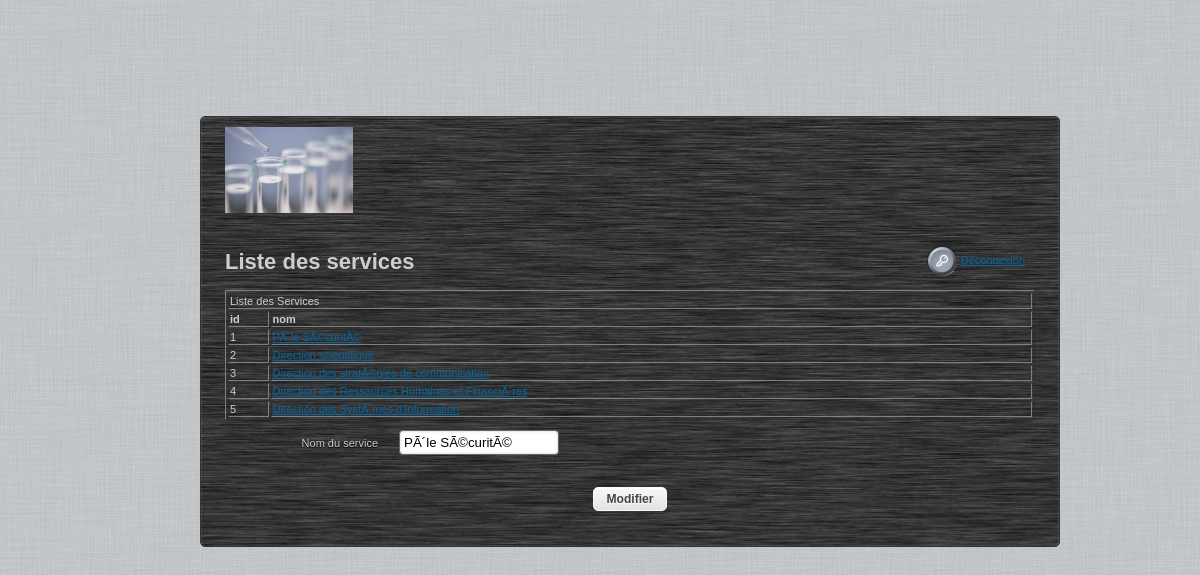
Screenshot of /ihm/admin/gestion.php?page=a28_service&id=1 (signed in) with the database file from the repository.
### tables this page shows
CREATE TABLE IF NOT EXISTS `a28_service` (
  `id` int(10) unsigned NOT NULL,
  `nom` varchar(256) NOT NULL
);

### ihm/classes_inc.php (the view, shortened to what this page needs)
<?php
class requete{
	var $flag;
	function requete($input, $flag){
		$this->flag=$flag;
		$this->req=mysql_query($input) or die($flag.' : '.mysql_error());
		$x=strpos($input, ' ');
		return $this->req;
	}
	function liste_tableau($result, $table, $attributs){
		$titre=$this->flag;
		$s=$this->requete('SHOW COLUMNS FROM `'.$table.'`', 'autres colonnes');
		$colspan=mysql_num_rows($s);
		$liste='<table '.$attributs.'><tr><td colspan="'.$colspan.'">'.$titre.'</td></tr>';
		$liste.='<tr style="font-weight:bold">';
		while($colonne=mysql_fetch_row($s)){
			if($colonne[0]!='id_'.$table){
				$liste.='<td>'.$colonne[0].'</td>';
			}
		}
		$liste.='</tr>';
		if(0==mysql_num_rows($result)){
			$liste.='<tr><td colspan="'.$colspan.'">Liste vide</td></tr>';
		}
		else{
			while($o=mysql_fetch_row($result)){
				$liste.='<tr>';
				$liste.='<td>'.$o[0].'</td>';
				$liste.='<td><a href="gestion.php?page='.$table.'&id='.$o[0].'">'.$o[1].'</a></td>';
				$liste.='</tr>';
			}
		}
		$liste.='</table>';
		return $liste;
	}
}
?>

### ihm/admin/a28_service_inc.php (shortened to what this page needs)
<?php
$oServices=new requete('SELECT `id`, `nom`  FROM `a28_service`','Liste des Services');
$sNomService="";
$sActionBouton="Ajouter";
if(!empty($_GET['id'])){
	$oServiceEdit=new requete('SELECT `id`, `nom`  FROM `a28_service` WHERE `id`="'.$_GET['id'].'"','Service à modifier');
	while($oServiceDetail=mysql_fetch_object($oServiceEdit->req)){
		$sNomService=$oServiceDetail->nom;
	}
	$sActionBouton="Modifier";
}
?>
<h1>Liste des services</h1>
	<?php
		$sTableau=$oServices->liste_tableau($oServices->req, 'a28_service', 'border="1"');
		echo $sTableau;
	?>
<form name="form" action="editService.php" method="post">
	<table>
		<tbody>
			<tr>
				<td class="title">
					<label for="_service">Nom du service</label>
				</td>
				<td class="input">
					<input name="_nomService" id="_nomService" size="40" autocapitalize="off" autocomplete="off" type="text" value="<?php echo($sNomService); ?>">
				</td>
			</tr>
		</tbody>
	</table>
	<p class="formbuttons"><input class="button mainaction" value="<?php echo($sActionBouton); ?>" type="submit"></p>
</form>

### ihm/login_fichiers/styles.css (style rules this page uses)
body { font-family: "Lucida Grande", Verdana, Arial, Helvetica, sans-serif; font-size: 11px; color: #333; background: url(images/linen.jpg) repeat #d1d5d8; margin: 0; }
a { color: #0069a6; }
input[type="text"], input[type="password"], textarea { margin: 0; padding: 4px; border: 1px solid #b2b2b2; border-radius: 4px; box-shadow: inset 0 0 2px 1px rgba(0,0,0, 0.1); -moz-box-shadow: inset 0 0 2px 1px rgba(0,0,0, 0.1); -webkit-box-shadow: inset 0 0 2px 1px rgba(0,0,0, 0.1); -o-box-shadow: inset 0 0 2px 1px rgba(0,0,0, 0.1); }
input.button { display: inline-block; margin: 0 2px; padding: 2px 5px; color: #525252; text-shadow: 0px 1px 1px #fff; border: 1px solid #c0c0c0; border-radius: 4px; background: #f7f7f7; background: -moz-linear-gradient(top, #f9f9f9 0%, #e6e6e6 100%); background: -webkit-gradient(linear, left top, left bottom, color-stop(0%,#f9f9f9), color-stop(100%,#e6e6e6)); background: -o-linear-gradient(top, #f9f9f9 0%, #e6e6e6 100%); background: -ms-linear-gradient(top, #f9f9f9 0%, #e6e6e6 100%); background: linear-gradient(top, #f9f9f9 0%, #e6e6e6 100%); box-shadow: 0 1px 1px 0 rgba(140, 140, 140, 0.3); -o-box-shadow: 0 1px 1px 0 rgba(140, 140, 140, 0.3); -webkit-box-shadow: 0 1px 1px 0 rgba(140, 140, 140, 0.3); -moz-box-shadow: 0 1px 1px 0 rgba(140, 140, 140, 0.3); text-decoration: none; outline: none; }
.formbuttons input.button { color: #ddd; font-size: 110%; text-shadow: 0px 1px 1px #333; padding: 4px 12px; border-color: #465864; border-radius: 5px; background: #7a7b7d; background: -moz-linear-gradient(top, #7b7b7b 0%, #606060 100%); background: -webkit-gradient(linear, left top, left bottom, color-stop(0%,#7b7b7b), color-stop(100%,#606060)); background: -o-linear-gradient(top, #7b7b7b 0%, #606060 100%); background: -ms-linear-gradient(top, #7b7b7b 0%, #606060 100%); background: linear-gradient(top, #7b7b7b 0%, #606060 100%); box-shadow: 0 1px 1px 0 #ccc, inset 0 1px 0 0 #888; -o-box-shadow: 0 1px 1px 0 #ccc, inset 0 1px 0 0 #888; -webkit-box-shadow: 0 1px 1px 0 #ccc, inset 0 1px 0 0 #888; -moz-box-shadow: 0 1px 1px 0 #ccc, inset 0 1px 0 0 #888; }
input.button.mainaction { color: #ededed; text-shadow: 0px 1px 1px #333; border-color: #1f262c; background: #505050; background: -moz-linear-gradient(top, #505050 0%, #2a2e31 100%); background: -webkit-gradient(linear, left top, left bottom, color-stop(0%,#505050), color-stop(100%,#2a2e31)); background: -o-linear-gradient(top, #505050 0%, #2a2e31 100%); background: -ms-linear-gradient(top, #505050 0%, #2a2e31 100%); background: linear-gradient(top, #505050 0%, #2a2e31 100%); box-shadow: inset 0 1px 0 0 #777; -moz-box-shadow: inset 0 1px 0 0 #777; -webkit-box-shadow: inset 0 1px 0 0 #777; -o-box-shadow: inset 0 1px 0 0 #777; }
input.mainaction { font-weight: bold; }
label { display:block; width:150px; }
#login-form td.input { width: 80%; padding: 8px; }
#login-form input[type="text"], #login-form input[type="password"] { width: 150px; border-color: #666; }
#login-form input.button { color: #444; text-shadow: 0px 1px 1px #fff; border-color: #f9f9f9; background: #f9f9f9; background: -moz-linear-gradient(top, #f9f9f9 0%, #e2e2e2 100%); background: -webkit-gradient(linear, left top, left bottom, color-stop(0%,#f9f9f9), color-stop(100%,#e2e2e2)); background: -o-linear-gradient(top, #f9f9f9 0%, #e2e2e2 100%); background: -ms-linear-gradient(top, #f9f9f9 0%, #e2e2e2 100%); background: linear-gradient(top, #f9f9f9 0%, #e2e2e2 100%); box-shadow: inset 0 1px 0 0 #fff; -moz-box-shadow: inset 0 1px 0 0 #fff; -webkit-box-shadow: inset 0 1px 0 0 #fff; -o-box-shadow: inset 0 1px 0 0 #fff; }
#login-form form table { width: 98%; }
#login-form td.title { width: 20%; white-space: nowrap; color: #cecece; text-shadow: 0px 1px 1px black; text-align: right; padding-right: 1em; }
#login-form p.formbuttons { margin-top: 2em; text-align: center; }
#login-form table { width:100%; }

### rows the page displays
a28_service: id "1", nom "PÃ´le SÃ©curitÃ©", _nomService "PÃ´le SÃ©curitÃ©"
a28_service: id "2", nom "Direction scientifique"
a28_service: id "3", nom "Direction des stratÃ©gies de communication"
a28_service: id "4", nom "Direction des Ressources Humaines et FinanciÃ¨res"
a28_service: id "5", nom "Direction des SystÃ¨mes d'Information"

### other values shown
$titre "Liste des Services"
$colonne[0] "id"
$colonne[0] "nom"
